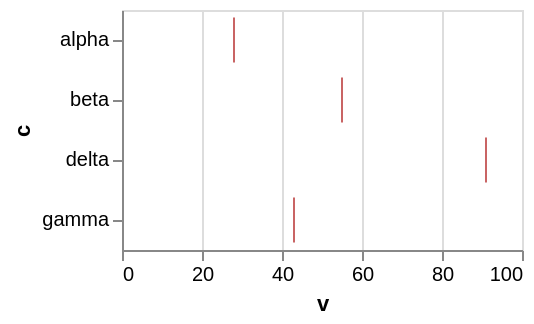

Express this chart as Vega-Lite.
### Vega-Lite specification from a JSON file in a GitHub repository (floating-point values rounded to 4 significant figures)
{"$schema": "https://vega.github.io/schema/vega-lite/v6.json", "width": 200, "height": 120, "data": {"values": [{"c": "alpha", "v": 28, "w": 3, "t": "2024-01-07"}, {"c": "beta", "v": 55, "w": 7, "t": "2024-03-19"}, {"c": "gamma", "v": 43, "w": 5, "t": "2024-06-02"}, {"c": "delta", "v": 91, "w": 9, "t": "2024-09-11"}]}, "mark": "tick", "encoding": {"x": {"field": "v", "type": "quantitative"}, "y": {"field": "c", "type": "nominal"}}, "config": {"tick": {"fill": "firebrick"}}}
